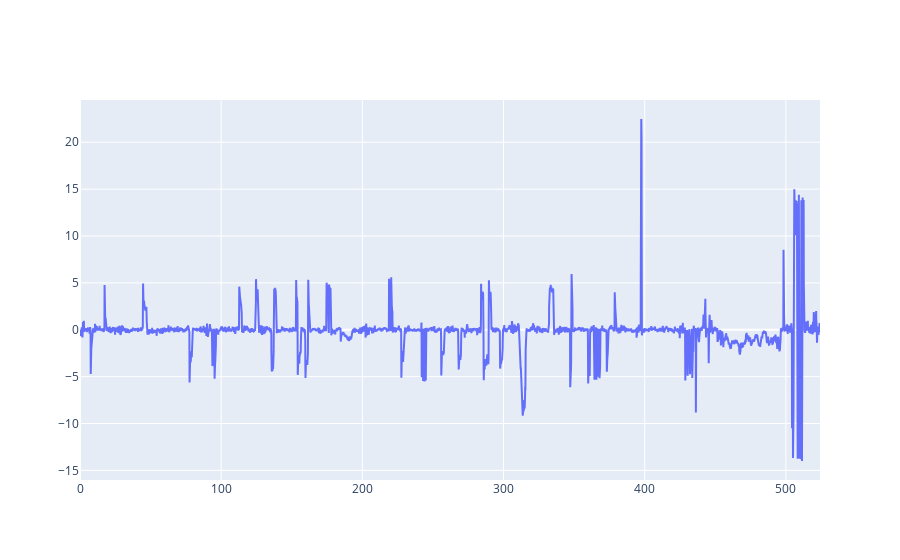

Notebook code for this chart:
### Code cell
import plotly.graph_objects as go
from geometry import Points
fig=go.Figure()

fig.add_trace(go.Scatter(x=fcj.sec.data.index, y=fcj.sec.brvr, name="json"))

fig.show()

### Figure 1 — Plotly figure (JSON) as saved in the notebook; plotly's stock layout.template omitted (floating-point values rounded to 4 significant figures; data arrays with more than 128 entries replaced by an {"elided": "..."} marker saying what was removed)
{"data": [{"name": "json", "type": "scatter", "x": {"elided": "13105 float values"}, "y": {"elided": "13105 float values"}}], "layout": {}}
